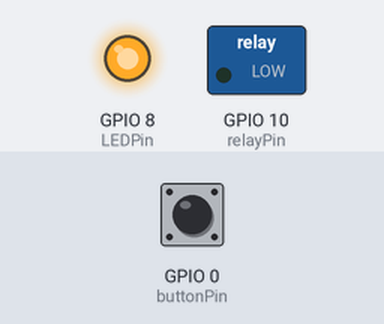
A program run on a simulated ESP32-C3. On the bench: switched loads named in the program (green lamp = pin HIGH), output pins drawn as LEDs (lit = HIGH). The inputs (shaded band) are chosen by the test bench; at power-on: GPIO 0 (buttonPin) HIGH. Uploads are accepted with an empty reply; the local clock reads 2024-03-15 10:24:30 at power-on unless the program sets it; not simulated (calls return 0 or success): secrets.h.

Above: at 3.4 s.
3.5 s: GPIO 0 (buttonPin) pulled LOW for 0.15 s
At 4.7 s:
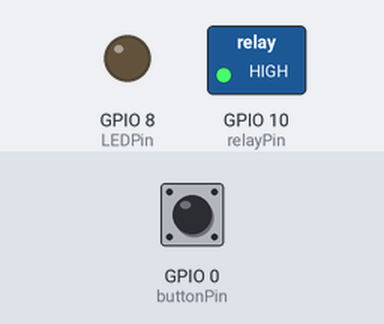
5.1 s: GPIO 0 (buttonPin) pulled LOW for 1 s
At 6.1 s:
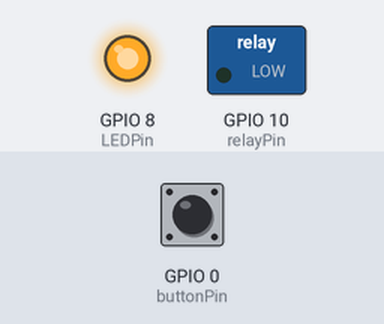
7.6 s: GPIO 0 (buttonPin) pulled LOW for 3.2 s
At 8.0 s:
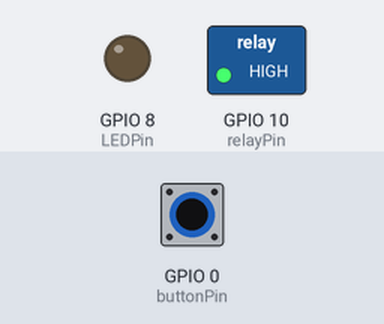
Timing chart, 0 to 10.6 s (numbered marks = the images above; inputs shaded):
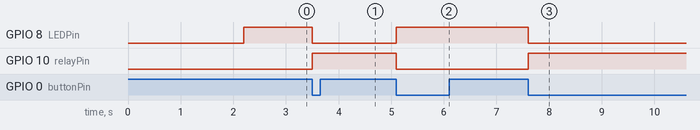

Measured:
- after the input at 3.5 s, GPIO 8 (LEDPin): HIGH → LOW at once; GPIO 10 (relayPin): LOW → HIGH at once
- after the input at 5.1 s, GPIO 8 (LEDPin): LOW → HIGH at once; GPIO 10 (relayPin): HIGH → LOW at once
- after the input at 7.6 s, GPIO 8 (LEDPin): HIGH → LOW at once; GPIO 10 (relayPin): LOW → HIGH at once

The program:

main.cpp
```cpp
#include "APIClient.h"
#include "Button.h"
#include "Light.h"
#include "Schedule.h"
#include "WebHandlers.h"
#include "WifiManager.h"
#include <Arduino.h>
#include <ESPAsyncWebServer.h>

void setup() {
  Serial.begin(115200);
  delay(1000);

  initWifi();
  initAPIClient();
  initSchedule();
  initWebServer();
  initLight();
  initButton();
}

void loop() {
  loopWebServer();
  loopSchedule();
  loopButton();
  loopLight();
}
```

APIClient.h
```cpp
#include <time.h>

#ifndef APICLIENT_H
#define APICLIENT_H

void initAPIClient();
void fetchSunTimes(time_t *sunrise, time_t *sunset);

#endif
```

Button.h
```cpp
#ifndef BUTTON_H
#define BUTTON_H

void initButton();
void loopButton();

#endif
```

Light.h
```cpp
#include <Arduino.h>
#include <cstdint>

#ifndef LIGHT_H
#define LIGHT_H

void initLight();

// to be handled by scheduler
void scheduleLightOn();
void scheduleLightOff();

// webpage button or physical button
void overrideLight();
void disableOverrideLight();
bool getLightOverride();
void setOverrideDuration(uint32_t duration);

void loopLight();

#endif
```

Schedule.h
```cpp
#include <time.h>

#ifndef SCHEDULE_H
#define SCHEDULE_H

void initSchedule();
time_t getNextOccurence(time_t base, int hour, int minute);
void updateScheduleFromWeb(struct tm onTime, struct tm offTime, bool useSunrise,
                           bool useSunset);
void loopSchedule();

#endif
```

WebHandlers.h
```cpp
#include <ESPAsyncWebServer.h>

#ifndef WEBHANDLERS_H
#define WEBHANDLERS_H

void initWebServer();
void loopWebServer();

#endif
```

WebPage.h
```cpp
#include <Arduino.h>

#ifndef WEBPAGE_H
#define WEBPAGE_H

extern const char index_html[];

#endif
```

APIClient.cpp
```cpp
#include "APIClient.h"
#include "secrets.h"
#include <ArduinoJson.h>
#include <HTTPClient.h>
#include <WiFiClient.h>
#include <cstdio>
#include <cstring>

static const int HTTP_OK = 200;
static const char *endpoint =
    "http://api.sunrise-sunset.org/v2?time_format=unix";
static JsonDocument filter;

void initAPIClient() {
  // only values we care about from the API call
  filter["first_light"] = true;
  filter["sunset"] = true;
}

void fetchSunTimes(time_t *sunrise, time_t *sunset) {
  if (!sunrise || !sunset) // in case nullptr was passed in
    return;
  WiFiClient client;
  HTTPClient http;
  JsonDocument doc;
  char url[128];

  // lat long kept in secrets.h
  snprintf(url, sizeof(url), "%s%s", endpoint, LAT_LONG_API_PARAM);

  http.useHTTP10(true);
  http.begin(client, url);
  int statusCode = http.GET();
  if (statusCode != HTTP_OK) // exit if GET was unsuccessful
  {
    http.end();
    return;
  }

  DeserializationError error = deserializeJson(
      doc, http.getStream(), DeserializationOption::Filter(filter));
  if (error) {
    http.end();
    return;
  }

  // use first_light as it makes more sense
  *sunrise = doc["first_light"].as<time_t>();
  *sunset = doc["sunset"].as<time_t>();
  http.end();
}
```

Button.cpp
```cpp
#include "Button.h"
#include "Light.h"
#include "esp32-hal-gpio.h"
#include <Arduino.h>
#include <cstdint>

static const int buttonPin = 0;
static const int BUTTON_ON = 0; // active low
static const int BUTTON_OFF = 1;
static const uint32_t BUTTON_DEBOUNCE_DURATION = 50; // 50 ms debounce
static uint32_t lastButtonPress = 0;
static int lastButtonState = BUTTON_OFF;

void initButton() { pinMode(buttonPin, INPUT_PULLUP); }

void loopButton() {
  // debounce
  if (millis() - lastButtonPress < BUTTON_DEBOUNCE_DURATION)
    return;

  int currentButtonState = digitalRead(buttonPin);
  // edge detector
  if (currentButtonState != lastButtonState) {

    lastButtonPress = millis();
    lastButtonState = currentButtonState;
    if (currentButtonState == BUTTON_ON)
      overrideLight();
  }
}
```

Light.cpp
```cpp
#include "Light.h"
#include "esp32-hal-gpio.h"
#include "esp32-hal.h"
#include <Arduino.h>
#include <cstdint>

static int relayPin = 10;
static int LEDPin = 8; // onboard LED, for debug
static volatile bool scheduleLightEnabled = false;
static volatile uint32_t lightOverrideDuration = 10 * 60 * 1000; //  10 minutes
static volatile time_t lightOverrideExpireTime = 0;
static volatile bool lightOverrideEnabled = false;
static volatile uint32_t lastLightOverride = 0;

void initLight() {
  pinMode(relayPin, OUTPUT);
  pinMode(LEDPin, OUTPUT);
}

void turnOnLight() {
  digitalWrite(relayPin, HIGH);
  digitalWrite(LEDPin, LOW);
}

void turnOffLight() {
  digitalWrite(relayPin, LOW);
  digitalWrite(LEDPin, HIGH);
}

// these functions will eventually be called in Schedule.cpp
void scheduleLightOn() { scheduleLightEnabled = true; }
void scheduleLightOff() { scheduleLightEnabled = false; }

void overrideLight() {
  if (lightOverrideEnabled) {
    lightOverrideEnabled = false;
    return;
  }
  lightOverrideEnabled = true;
  lastLightOverride = millis();
}

void disableOverrideLight() { lightOverrideEnabled = false; }

bool getLightOverride() { return lightOverrideEnabled; }

bool getLightSchedule() { return scheduleLightEnabled; }

void setOverrideDuration(uint32_t duration) {
  lightOverrideDuration = duration;
}

void updateOverrideTimer() {
  if (millis() - lastLightOverride > lightOverrideDuration) {
    disableOverrideLight();
  }
}

void loopLight() {
  updateOverrideTimer();
  bool overrideActive = getLightOverride();
  bool scheduleActive = getLightSchedule();
  // The concensus, turn on the light if one or the other is on
  bool decision = overrideActive || scheduleActive;

  if (decision)
    turnOnLight();
  else
    turnOffLight();
}
```

Schedule.cpp
```cpp
#include "Schedule.h"
#include "APIClient.h"
#include "Light.h"
#include <Arduino.h>
#include <cstdint>
#include <ctime>
#include <time.h>

static const char *tz_info = "EST5EDT,M3.2.0,M11.1.0";

static time_t turnOffTime = 0;
static time_t turnOnTime = 0;
static bool useSunrise = true;
static bool useSunset = true;

static int tomorrowOffHour = 0;
static int tomorrowOffMinute = 0;

static int tomorrowOnHour = 0;
static int tomorrowOnMinute = 0;

static time_t syncTime = 0;
static const uint32_t SCHEDULE_LOOP_INTERVAL = 1000;
static uint32_t lastRunTime = 0;

// might not set on/off time to follow sunset, this accounts for that
void updateSchedule() {
  time_t sunrise;
  time_t sunset;
  time_t now = time(nullptr); // current time in unix time

  if (useSunset || useSunrise)
    fetchSunTimes(&sunrise, &sunset);

  if (useSunrise)
    turnOffTime = sunrise;
  else
    turnOffTime = getNextOccurence(now, tomorrowOffHour, tomorrowOffMinute);

  if (useSunset)
    turnOnTime = sunset;
  else
    turnOnTime = getNextOccurence(now, tomorrowOnHour, tomorrowOnMinute);
}

void updateScheduleFromWeb(struct tm onTime, struct tm offTime,
                           bool form_useSunrise, bool form_useSunset) {
  useSunrise = form_useSunrise;
  useSunset = form_useSunset;

  tomorrowOnHour = onTime.tm_hour;
  tomorrowOnMinute = onTime.tm_min;

  tomorrowOffHour = offTime.tm_hour;
  tomorrowOffMinute = offTime.tm_min;

  // immediately update schedule, don't wait for next sync time
  updateSchedule();
}

// helper function to get a timestamp of the next  at a certain
// hour:minute:second
time_t getNextOccurence(time_t base, int hour, int minute) {
  // convert unix epoch to broken down time
  struct tm timeinfo;
  localtime_r(&base, &timeinfo);

  // next day plus offsets
  timeinfo.tm_hour = hour;
  timeinfo.tm_min = minute;
  timeinfo.tm_sec = 0;

  time_t target_today = mktime(&timeinfo);

  if (target_today <= base) {
    timeinfo.tm_mday += 1;
    return mktime(&timeinfo);
  }

  return target_today;
}

void getNextSyncTime(time_t now) {
  // next day, 10 minutes past midnight
  syncTime = getNextOccurence(now, 0, 10);
}

// config time and wait for first sync
void initSchedule() {
  configTzTime(tz_info, "pool.ntp.org");
  time_t now = time(nullptr);
  while (now < 1000000000) {
    delay(500);
    now = time(nullptr);
  }

  updateSchedule();
  getNextSyncTime(now);
}

void loopSchedule() {
  // no reason to check faster than the clock updates
  if (millis() - lastRunTime < SCHEDULE_LOOP_INTERVAL)
    return;

  time_t now = time(nullptr); // current time in unix time

  if (now > syncTime) {
    updateSchedule();
    getNextSyncTime(now);
  }

  if (turnOnTime < turnOffTime) {
    // using daytime schedule
    if (now >= turnOnTime && now < turnOffTime) {
      scheduleLightOn();
    } else {
      scheduleLightOff();
    }
  } else {
    // using night time schedule
    if (now >= turnOnTime || now < turnOffTime) {
      scheduleLightOn();
    } else {
      scheduleLightOff();
    }
  }

  lastRunTime = millis();
}
```

WebHandlers.cpp
```cpp
#include "WebHandlers.h"
#include "Light.h"
#include "Schedule.h"
#include "WebPage.h"
#include <Arduino.h>
#include <ESPAsyncWebServer.h>
#include <ElegantOTA.h>
#include <cstdint>
#include <time.h>

extern const char index_html[] PROGMEM;
static const bool IS_POST = true;

static AsyncWebServer server(80);

void handleRoot(AsyncWebServerRequest *request) {
  request->send_P(200, "text/html", index_html);
}

void handleLightOverride(AsyncWebServerRequest *request) {
  overrideLight();
  request->send(200, "text/plain", "OK");
}

void handleUpdateSchedule(AsyncWebServerRequest *request) {
  bool useSunrise = false;
  bool useSunset = false;
  uint32_t duration = 10 * 60 * 1000; // 10 minutes

  struct tm onTime = {};
  struct tm offTime = {};

  // pull values out of form
  if (request->hasParam("useSunrise", IS_POST))
    useSunrise = true;

  if (request->hasParam("useSunset", IS_POST))
    useSunset = true;

  if (request->hasParam("tomorrowOffHour", IS_POST)) {
    offTime.tm_hour =
        request->getParam("tomorrowOffHour", IS_POST)->value().toInt();
  }

  if (request->hasParam("tomorrowOffMinute", IS_POST)) {
    offTime.tm_min =
        request->getParam("tomorrowOffMinute", IS_POST)->value().toInt();
  }

  if (request->hasParam("tomorrowOnHour", IS_POST)) {
    onTime.tm_hour =
        request->getParam("tomorrowOnHour", IS_POST)->value().toInt();
  }

  if (request->hasParam("tomorrowOnMinute", IS_POST)) {
    onTime.tm_min =
        request->getParam("tomorrowOnMinute", IS_POST)->value().toInt();
  }

  if (request->hasParam("overrideDuration", IS_POST)) {
    duration = request->getParam("overrideDuration", IS_POST)->value().toInt();
    duration = duration * 1000; // s to ms
  }

  updateScheduleFromWeb(onTime, offTime, useSunrise, useSunset);
  setOverrideDuration(duration);
  request->send(200, "text/plain", "OK");
}

void initWebServer() {
  server.on("/", HTTP_GET, handleRoot);
  // server.on("/light", HTTP_GET, handleToggle);
  server.on("/lightOverride", HTTP_GET, handleLightOverride);
  server.on("/updateSchedule", HTTP_POST, handleUpdateSchedule);
  ElegantOTA.begin(&server);
  server.begin();
}

void loopWebServer() { ElegantOTA.loop(); }
```

WebPage.cpp
```cpp
#include "WebPage.h"
#include <Arduino.h>

extern const char index_html[] PROGMEM =
    R"rawliteral(<!DOCTYPE html>
<html lang="en">
<head>
  <meta charset="UTF-8">
  <meta name="viewport" content="width=device-width, initial-scale=1.0">
  <title>Porch Light Dashboard</title>
  <style>
    body {
      font-family: sans-serif;
      text-align: center;
      margin-top: 30px;
      background-color: #f4f4f9;
      color: #333;
    }
    .card {
      background: white;
      border-radius: 10px;
      padding: 20px;
      margin: 15px auto;
      max-width: 350px;
      box-shadow: 0 4px 6px rgba(0,0,0,0.1);
    }
    .btn {
      padding: 15px 30px;
      font-size: 16px;
      font-weight: bold;
      background-color: #007bff;
      color: white;
      border: none;
      border-radius: 8px;
      cursor: pointer;
      width: 100%;
      box-sizing: border-box;
      box-shadow: 0 4px 6px rgba(0,0,0,0.1);
      margin-top: 10px;
    }
    .btn:active {
      background-color: #0056b3;
      transform: translateY(2px);
    }
    .btn-green {
      background-color: #28a745;
    }
    .btn-green:active {
      background-color: #1e7e34;
    }
    .form-group {
      text-align: left;
      margin-bottom: 15px;
    }
    .form-group label {
      display: block;
      font-weight: bold;
      margin-bottom: 5px;
    }
    .time-inputs {
      display: flex;
      gap: 10px;
      align-items: center;
    }
    .time-inputs input[type="number"] {
      width: 60px;
      padding: 8px;
      font-size: 16px;
      border: 1px solid #ccc;
      border-radius: 4px;
    }
    /* Wide style specifically for the override duration input */
    .time-inputs input[type="number"].wide-input {
      width: 100px;
    }
    .checkbox-group {
      display: flex;
      align-items: center;
      gap: 8px;
      margin-bottom: 10px;
      font-weight: normal;
    }
    .checkbox-group input {
      width: 18px;
      height: 18px;
    }
  </style>
</head>
<body>

  <h1>Porch Light Dashboard</h1>

  <!-- Manual Override Section -->
  <div class="card">
    <h2>Manual Control</h2>
    <button class="btn" onclick="lightOverride()">Turn On Temporarily</button>
  </div>

  <!-- Schedule Update Section -->
  <div class="card">
    <h2>Update Schedule</h2>
    <form id="scheduleForm">

      <!-- ON TIME -->
      <div class="form-group">
        <label>Turn ON Time</label>
        <div class="checkbox-group">
          <input type="checkbox" id="useSunset" name="useSunset" onchange="toggleInputs()">
          <label for="useSunset">Use local sunset</label>
        </div>
        <div class="time-inputs">
          <input type="number" id="tomorrowOnHour" name="tomorrowOnHour" placeholder="HH" min="0" max="23"> :
          <input type="number" id="tomorrowOnMinute" name="tomorrowOnMinute" placeholder="MM" min="0" max="59">
        </div>
      </div>

      <hr style="border: 1px solid #eee; margin: 20px 0;">

      <!-- OFF TIME -->
      <div class="form-group">
        <label>Turn OFF Time</label>
        <div class="checkbox-group">
          <input type="checkbox" id="useSunrise" name="useSunrise" onchange="toggleInputs()">
          <label for="useSunrise">Use local sunrise</label>
        </div>
        <div class="time-inputs">
          <input type="number" id="tomorrowOffHour" name="tomorrowOffHour" placeholder="HH" min="0" max="23"> :
          <input type="number" id="tomorrowOffMinute" name="tomorrowOffMinute" placeholder="MM" min="0" max="59">
        </div>
      </div>

      <hr style="border: 1px solid #eee; margin: 20px 0;">

      <!-- OVERRIDE DURATION -->
      <div class="form-group">
        <label for="overrideDuration">Override Duration (Seconds)</label>
        <div class="time-inputs">
          <input type="number" id="overrideDuration" name="overrideDuration" class="wide-input" placeholder="Seconds" value="10" min="1">
        </div>
      </div>

      <button type="button" class="btn btn-green" onclick="submitSchedule()">Save Schedule</button>
    </form>
  </div>

  <script>
    // Temporarily turn on light
    function lightOverride() {
      fetch('/lightOverride')
        .then(response => {
          if (response.ok) alert("Light override activated!");
        })
        .catch(error => console.error("Error:", error));
    }

    // Disable number inputs if the respective sunrise/sunset checkbox is checked
    function toggleInputs() {
      const isSunset = document.getElementById('useSunset').checked;
      document.getElementById('tomorrowOnHour').disabled = isSunset;
      document.getElementById('tomorrowOnMinute').disabled = isSunset;

      const isSunrise = document.getElementById('useSunrise').checked;
      document.getElementById('tomorrowOffHour').disabled = isSunrise;
      document.getElementById('tomorrowOffMinute').disabled = isSunrise;
    }

    // Submit the schedule form using standard URL-encoded format (non-json)
    function submitSchedule() {
      const form = document.getElementById('scheduleForm');
      const formData = new FormData(form);

      // URLSearchParams automatically converts FormData into application/x-www-form-urlencoded
      // Note: Unchecked checkboxes are automatically omitted by FormData, which matches your C++ logic perfectly.
      const params = new URLSearchParams(formData);

      fetch('/updateSchedule', {
        method: 'POST',
        body: params
      })
      .then(response => {
        if (response.ok) {
          alert("Schedule updated successfully!");
        } else {
          alert("Server error updating schedule.");
        }
      })
      .catch(error => {
        console.error("Network error:", error);
        alert("Failed to reach device.");
      });
    }
  </script>

</body>
</html>)rawliteral";
```
